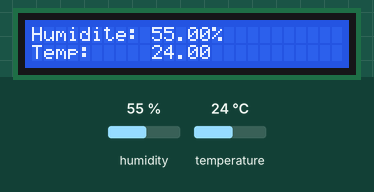
Recording of a sketch running on a simulated Arduino Uno, built with avr-gcc and run on an emulated ATmega328P. Parts: 26×2 character LCD. Inputs (shaded band) come from the test bench; at power-on: humidity 55 %, temperature 24 °C. What the sketch prints to the serial monitor is not drawn.

Above: at 2.6 s.
2.7 s: humidity set to 22 %
At 4.4 s:
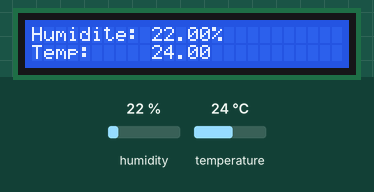
5.7 s: temperature set to 12 °C
At 7.2 s:
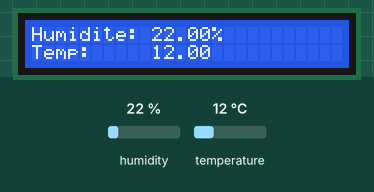
8.7 s: humidity set to 40 %
At 11.4 s:
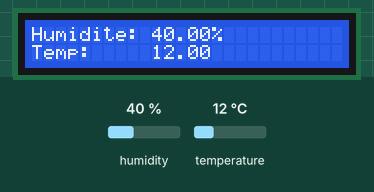
11.7 s: temperature set to 19 °C
At 13.3 s:
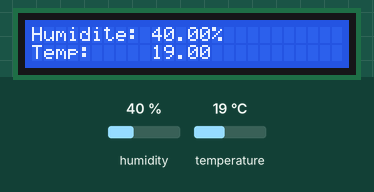
Timing chart, 0 to 14.8 s (numbered marks = the images above; inputs shaded):
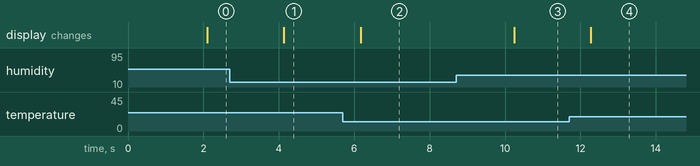

The sketch:

temperatureSensorWithLCD.ino
```cpp
// Basé sur le code de LadyAda traduit et modifie par moi, domaine public
#include "DHT.h"
#define DHTPIN 8 // broche ou l'on a branche le capteur
// de-commenter le capteur utilise
//#define DHTTYPE DHT11 // DHT 11
#define DHTTYPE DHT22 // DHT 22 (AM2302)
//#define DHTTYPE DHT21 // DHT 21 (AM2301)
DHT dht(DHTPIN, DHTTYPE);//déclaration du capteur
#include <Wire.h> // This library is already built in to the Arduino IDE
#include <LiquidCrystal_I2C.h> //This library you can add via Include Library > Manage Library >
LiquidCrystal_I2C lcd(0x3F, 26, 2);

 String ConvertionFloatToString(float Val)
{
 char bufFloat[5];
 String str;
 dtostrf(Val,5,2, bufFloat);
 str = String(bufFloat);
 return str;
}

void setup()
{
 Serial.begin(9600);
 Serial.println("DHTxx test!");
 dht.begin();
 lcd.init(); // initializing the LCD
 lcd.backlight(); // Enable or Turn On the backlight
}
void loop()
{
 delay(2000);

 // La lecture du capteur prend 250ms
 // Les valeurs lues peuvet etre vieilles de jusqu'a 2 secondes (le capteur est lent)
 float h = dht.readHumidity();//on lit l'hygrometrie
 float t = dht.readTemperature();//on lit la temperature en celsius (par defaut)
 // pour lire en farenheit, il faut le paramère (isFahrenheit = true) :
 float f = dht.readTemperature(true);

 //On verifie si la lecture a echoue, si oui on quitte la boucle pour recommencer.
 if (isnan(h) || isnan(t) || isnan(f))
 {
   Serial.println("Failed to read from DHT sensor!");
   return;
 }

 // Calcul de l'indice de temperature en Farenheit
 float hif = dht.computeHeatIndex(f, h);
 // Calcul de l'indice de temperature en Celsius
 float hic = dht.computeHeatIndex(t, h, false);


//Affichages :
// Ligne 1:
lcd.setCursor(0, 0);  // positionne le curseur à la colonne 1 et à la ligne 1
lcd.print("Humidite: ");
lcd.setCursor(10, 0);
lcd.print(h);
lcd.setCursor(15, 0);
lcd.print("%");

// Ligne 2:
lcd.setCursor(0, 1);  // positionne le curseur à la colonne 1 et à la ligne 2
lcd.print("Temp: ");
lcd.setCursor(10, 1);
lcd.print(t);
}
```

Measured:
- after the input at 2.7 s, the display: changes after 1.4 s (image 1)
- after the input at 5.7 s, the display: changes after 0.47 s (image 2)
- after the input at 8.7 s, the display: changes after 1.5 s (image 3)
- after the input at 11.7 s, the display: changes after 0.58 s (image 4)
